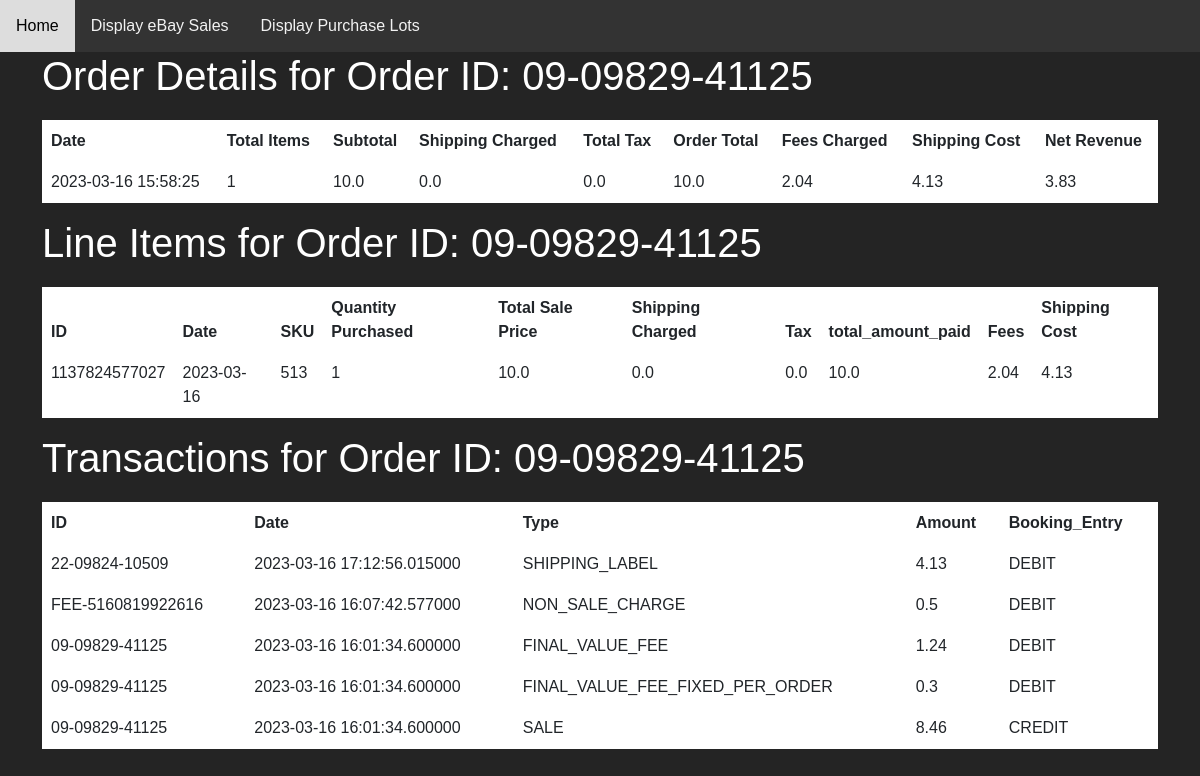
Page /order_line_items/09-09829-41125 on the committed database.
### models.py (models this page shows, shortened)
class Order(db.Model):
    __tablename__ = 'orders'
    id = db.Column(db.Integer, primary_key=True)
    order_id = db.Column(db.String, nullable=False, unique=True)
    order_date = db.Column(db.DateTime, nullable=False, default=datetime.utcnow)
    order_venue = db.Column(db.String, nullable=False)
    _shipping_cost = db.Column(db.Float, nullable=False, default=0.00)
    _fees = db.Column(db.Float, nullable=False, default=0.00)
    @property
    def shipping_cost(self):
        return self._shipping_cost
    @property
    def fees(self):
        return self._fees
    @property
    def quantity(self):
        return sum([line_item.quantity for line_item in self.lineItems])
    @property
    def total_sale_price(self):
        return sum([(line_item.total_sale_price * line_item.quantity) for line_item in self.lineItems])
    @property
    def shipping_charged(self):
        return sum([line_item.shipping_charged for line_item in self.lineItems])
    @property
    def tax(self):
        return sum([line_item.tax for line_item in self.lineItems])
    @property
    def total_amount_paid(self):
        return sum([line_item.total_amount_paid for line_item in self.lineItems])
    @property
    def net_revenue(self):
        return self.total_amount_paid - self.shipping_cost - self.fees - self.tax
    lineItems = db.relationship('LineItem', backref='order', lazy=True)
    orderTransactions = db.relationship('Transaction', backref='order', lazy=True)

class LineItem(db.Model):
    __tablename__ = 'line_items'
    id = db.Column(db.Integer, primary_key=True)
    line_item_id = db.Column(db.String, nullable=False, unique=True)
    transaction_date = db.Column(db.Date, nullable=False)
    sku = db.Column(db.String, default=None)
    quantity = db.Column(db.Integer, nullable=False)
    shipping_cost = db.Column(db.Float, nullable=False, default=0.00)
    total_sale_price = db.Column(db.Float, nullable=False, default=0.00)
    shipping_charged = db.Column(db.Float, nullable=False, default=0.00)
    tax = db.Column(db.Float, nullable=False, default=0.00)
    total_amount_paid = db.Column(db.Float, nullable=False, default=0.00)
    fees = db.Column(db.Float, nullable=False, default=0.00)
    order_id = db.Column(db.String, db.ForeignKey('orders.order_id'), nullable=False)
    item_id = db.Column(db.Integer, db.ForeignKey('items.id'), nullable=True)

class Transaction(db.Model):
    __tablename__ = 'transactions'
    id = db.Column(db.Integer, primary_key=True)
    transaction_id = db.Column(db.String, nullable=False, unique=False)
    line_item_id = db.Column(db.String)
    transaction_date = db.Column(db.DateTime, nullable=False)
    transaction_type = db.Column(db.String, nullable=False)
    amount = db.Column(db.Float, nullable=False, default=0.00)
    booking_entry = db.Column(db.String, nullable=False)
    order_id = db.Column(db.String, db.ForeignKey('orders.order_id'))

### app.py (the view)
@app.route('/order_line_items/<order_id>')
def display_order_line_items(order_id):
    order = Order.query.filter_by(order_id=order_id).first()
    line_items = LineItem.query.filter_by(order_id=order_id).all()
    order_items = sum(line_item.quantity for line_item in line_items)
    transactions = Transaction.query.filter_by(order_id=order_id).all()
    print(transactions)
    return render_template('display_order_line_items.html', line_items=line_items or [], transactions=transactions or [], order=order, order_items=order_items)

### templates/display_order_line_items.html
{% extends "base.html" %}
{% block content %}
    <h1>Order Details for Order ID: {{ order.order_id }}</h1>
    {% if order %}
        <table class="table">
            <thead>
                <tr>
                    <th scope="col">Date</th>
                    <th scope="col">Total Items</th>
                    <th scope="col">Subtotal</th>
                    <th scope="col">Shipping Charged</th>
                    <th scope="col">Total Tax</th>
                    <th scope="col">Order Total</th>
                    <th scope="col">Fees Charged</th>
                    <th scope="col">Shipping Cost</th>
                    <th scope="col">Net Revenue</th>
                </tr>
            </thead>
            <tbody>
                <tr>
                    <td>{{ order.order_date }}</td>
                    <td>{{ order.quantity }}</td>
                    <td>{{ order.total_sale_price }}</td>
                    <td>{{ order.shipping_charged }}</td>
                    <td>{{ order.tax }}</td>
                    <td>{{ order.total_amount_paid }}</td>
                    <td>{{ order.fees }}</td>
                    <td>{{ order.shipping_cost }}</td>
                    <td>{{ order.net_revenue }}</td>
            </tbody>
        </table>
    {% else %}
        <p>No order found for the given order ID.</p>
    {% endif %}
    <h1>Line Items for Order ID: {{ order.order_id }}</h1>
    {% if line_items %}
        <table class="table">
            <thead>
                <tr>
                    <th scope="col">ID</th>
                    <th scope="col">Date</th>
                    <th scope="col">SKU</th>
                    <th scope="col">Quantity Purchased</th>
                    <th scope="col">Total Sale Price</th>
                    <th scope="col">Shipping Charged</th>
                    <th scope="col">Tax</th>
                    <th scope="col">total_amount_paid</th>
                    <th scope="col">Fees</th>
                    <th scope="col">Shipping Cost</th>
                </tr>
            </thead>
            <tbody>
                {% for line_item in line_items %}
                    <tr>
                        <td>{{ line_item.line_item_id }}</td>
                        <td>{{ line_item.transaction_date }}</td>
                        <td>{{ line_item.sku }}</td>
                        <td>{{ line_item.quantity }}</td>
                        <td>{{ line_item.total_sale_price }}</td>
                        <td>{{ line_item.shipping_charged }}</td>
                        <td>{{ line_item.tax }}</td>
                        <td>{{ line_item.total_amount_paid }}</td>
                        <td>{{ line_item.fees }}</td>
                        <td>{{ line_item.shipping_cost }}</td>
                    </tr>
                {% endfor %}
            </tbody>
        </table>
    {% else %}
        <p>No line items found for the given order ID.</p>
    {% endif %}
    <h1> Transactions for Order ID: {{ order.order_id }}</h1>
    {% if transactions %}
        <table class="table">
            <thead>
                <tr>
                    <th scope="col">ID</th>
                    <th scope="col">Date</th>
                    <th scope="col">Type</th>
                    <th scope="col">Amount</th>
                    <th scope="col">Booking_Entry</th>
                </tr>
            </thead>
            <tbody>
                {% for transaction in transactions %}
                    <tr>
                        <td>{{ transaction.transaction_id }}</td>
                        <td>{{ transaction.transaction_date }}</td>
                        <td>{{ transaction.transaction_type }}</td>
                        <td>{{ transaction.amount }}</td>
                        <td>{{ transaction.booking_entry }}</td>
                    </tr>
                {% endfor %}
            </tbody>
        </table>
    {% else %}
        <p>No line transactions found for the given order ID.</p>
    {% endif %}
{% endblock %}

### templates/base.html (shortened to what this page needs)
<!doctype html>
<html lang="en">
  <head>
    <link href="https://cdn.jsdelivr.net/npm/bootstrap@5.3.0-alpha1/dist/css/bootstrap.min.css" rel="stylesheet">
    <link rel="stylesheet" href="{{ url_for('static', filename='styles.css') }}">
  </head>
  <body>
    <div class="nav">
      <a href="{{ url_for('index') }}">Home</a>
      <a href="{{ url_for('display_ebay_sales') }}">Display eBay Sales</a>
      <a href="{{ url_for('display_purchase_lots') }}">Display Purchase Lots</a>
    </div>
    <div class="container">
        {% block content %}
        {% endblock %}
    </div>
  </body>
</html>

### static/styles.css (style rules this page uses)
body { background-color: #242424; color: #ffffff; font-family: Arial, sans-serif; }
h1 { color: #ffffff; }
table { width: 100%; margin-top: 20px; border-collapse: collapse; }
table th, table td { padding: 10px; border: 1px solid #ffffff; text-align: left; }
.nav { background-color: #333; overflow: hidden; }
.nav a { float: left; display: block; color: #f2f2f2; text-align: center; padding: 14px 16px; text-decoration: none; }

### rows in the picture
Order: order_id "09-09829-41125", order_date "2023-03-16 15:58:25", fees "2.04", shipping_cost "4.13"
LineItem: quantity "1", total_sale_price "10.0", shipping_charged "0.0", tax "0.0", total_amount_paid "10.0", net_revenue "3.83", line_item_id "1137824577027", transaction_date "2023-03-16", sku "513", fees "2.04", shipping_cost "4.13"
